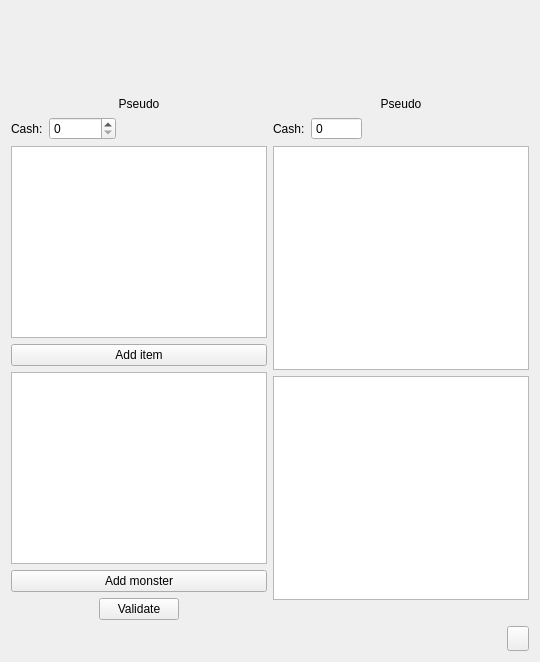
       <widget class="QWidget" name="page_trade">
        <property name="styleSheet">
         <string notr="true">#page_trade{background-image: url(:/images/interface/player/background.jpg);}</string>
        </property>
        <layout class="QVBoxLayout" name="verticalLayout_22">
         <item>
          <layout class="QHBoxLayout" name="horizontalLayout_33">
           <item>
            <layout class="QVBoxLayout" name="verticalLayout_20">
             <item>
              <widget class="QLabel" name="tradePlayerImage">
               <property name="minimumSize">
                <size>
                 <width>0</width>
                 <height>80</height>
                </size>
               </property>
               <property name="pixmap">
                <pixmap>:/images/player_default/front.png</pixmap>
               </property>
               <property name="alignment">
                <set>Qt::AlignCenter</set>
               </property>
              </widget>
             </item>
             <item>
              <widget class="QLabel" name="tradePlayerPseudo">
               <property name="styleSheet">
                <string notr="true">color: rgb(0, 0, 0);</string>
               </property>
               <property name="text">
                <string notr="true">Pseudo</string>
               </property>
               <property name="alignment">
                <set>Qt::AlignCenter</set>
               </property>
              </widget>
             </item>
             <item>
              <layout class="QHBoxLayout" name="horizontalLayout_30">
               <item>
                <widget class="QLabel" name="label_22">
                 <property name="text">
                  <string>Cash:</string>
                 </property>
                </widget>
               </item>
               <item>
                <widget class="QSpinBox" name="tradePlayerCash">
                 <property name="maximum">
                  <number>999999999</number>
                 </property>
                </widget>
               </item>
               <item>
                <spacer name="horizontalSpacer_26">
                 <property name="orientation">
                  <enum>Qt::Horizontal</enum>
                 </property>
                 <property name="sizeHint" stdset="0">
                  <size>
                   <width>40</width>
                   <height>20</height>
                  </size>
                 </property>
                </spacer>
               </item>
              </layout>
             </item>
             <item>
              <widget class="QListWidget" name="tradePlayerItems">
               <property name="iconSize">
                <size>
                 <width>48</width>
                 <height>48</height>
                </size>
               </property>
               <property name="movement">
                <enum>QListView::Static</enum>
               </property>
               <property name="viewMode">
                <enum>QListView::IconMode</enum>
               </property>
              </widget>
             </item>
             <item>
              <widget class="QPushButton" name="tradeAddItem">
               <property name="text">
                <string>Add item</string>
               </property>
              </widget>
             </item>
             <item>
              <widget class="QListWidget" name="tradePlayerMonsters">
               <property name="iconSize">
                <size>
                 <width>80</width>
                 <height>80</height>
                </size>
               </property>
               <property name="movement">
                <enum>QListView::Static</enum>
               </property>
               <property name="viewMode">
                <enum>QListView::IconMode</enum>
               </property>
              </widget>
             </item>
             <item>
              <widget class="QPushButton" name="tradeAddMonster">
               <property name="text">
                <string>Add monster</string>
               </property>
              </widget>
             </item>
             <item>
              <layout class="QHBoxLayout" name="horizontalLayout_32">
               <item>
                <spacer name="horizontalSpacer_28">
                 <property name="orientation">
                  <enum>Qt::Horizontal</enum>
                 </property>
                 <property name="sizeHint" stdset="0">
                  <size>
                   <width>40</width>
                   <height>20</height>
                  </size>
                 </property>
                </spacer>
               </item>
               <item>
                <widget class="QPushButton" name="tradeValidate">
                 <property name="text">
                  <string>Validate</string>
                 </property>
                </widget>
               </item>
               <item>
                <spacer name="horizontalSpacer_29">
                 <property name="orientation">
                  <enum>Qt::Horizontal</enum>
                 </property>
                 <property name="sizeHint" stdset="0">
                  <size>
                   <width>40</width>
                   <height>20</height>
                  </size>
                 </property>
                </spacer>
               </item>
              </layout>
             </item>
            </layout>
           </item>
           <item>
            <layout class="QVBoxLayout" name="verticalLayout_21">
             <item>
              <widget class="QLabel" name="tradeOtherImage">
               <property name="minimumSize">
                <size>
                 <width>0</width>
                 <height>80</height>
                </size>
               </property>
               <property name="pixmap">
                <pixmap>:/images/player_default/front.png</pixmap>
               </property>
               <property name="alignment">
                <set>Qt::AlignCenter</set>
               </property>
              </widget>
             </item>
             <item>
              <widget class="QLabel" name="tradeOtherPseudo">
               <property name="styleSheet">
                <string notr="true">color: rgb(0, 0, 0);</string>
               </property>
               <property name="text">
                <string notr="true">Pseudo</string>
               </property>
               <property name="alignment">
                <set>Qt::AlignCenter</set>
               </property>
              </widget>
             </item>
             <item>
              <layout class="QHBoxLayout" name="horizontalLayout_31">
               <item>
                <widget class="QLabel" name="label_24">
                 <property name="text">
                  <string>Cash:</string>
                 </property>
                </widget>
               </item>
               <item>
                <widget class="QSpinBox" name="tradeOtherCash">
                 <property name="readOnly">
                  <bool>true</bool>
                 </property>
                 <property name="buttonSymbols">
                  <enum>QAbstractSpinBox::NoButtons</enum>
                 </property>
                 <property name="maximum">
                  <number>999999999</number>
                 </property>
                </widget>
               </item>
               <item>
                <spacer name="horizontalSpacer_27">
                 <property name="orientation">
                  <enum>Qt::Horizontal</enum>
                 </property>
                 <property name="sizeHint" stdset="0">
                  <size>
                   <width>40</width>
                   <height>20</height>
                  </size>
                 </property>
                </spacer>
               </item>
              </layout>
             </item>
             <item>
              <widget class="QListWidget" name="tradeOtherItems">
               <property name="iconSize">
                <size>
                 <width>48</width>
                 <height>48</height>
                </size>
               </property>
               <property name="movement">
                <enum>QListView::Static</enum>
               </property>
               <property name="viewMode">
                <enum>QListView::IconMode</enum>
               </property>
              </widget>
             </item>
             <item>
              <widget class="QListWidget" name="tradeOtherMonsters">
               <property name="iconSize">
                <size>
                 <width>80</width>
                 <height>80</height>
                </size>
               </property>
               <property name="movement">
                <enum>QListView::Static</enum>
               </property>
               <property name="viewMode">
                <enum>QListView::IconMode</enum>
               </property>
              </widget>
             </item>
             <item>
              <widget class="QLabel" name="tradeOtherStat">
               <property name="text">
                <string/>
               </property>
              </widget>
             </item>
            </layout>
           </item>
          </layout>
         </item>
         <item>
          <layout class="QHBoxLayout" name="horizontalLayout_34">
           <item>
            <spacer name="horizontalSpacer_30">
             <property name="orientation">
              <enum>Qt::Horizontal</enum>
             </property>
             <property name="sizeHint" stdset="0">
              <size>
               <width>40</width>
               <height>20</height>
              </size>
             </property>
            </spacer>
           </item>
           <item>
            <widget class="QToolButton" name="tradeCancel">
             <property name="minimumSize">
              <size>
               <width>22</width>
               <height>25</height>
              </size>
             </property>
             <property name="maximumSize">
              <size>
               <width>22</width>
               <height>25</height>
              </size>
             </property>
             <property name="styleSheet">
              <string notr="true">QToolButton::hover {
background-position:left center;
}
QToolButton::pressed {
background-position:left bottom;
}
QToolButton { 
background-image: url(:/images/interface/quit.png);
border-image: url(:/images/empty.png);
}</string>
             </property>
            </widget>
           </item>
          </layout>
         </item>
        </layout>
       </widget>
